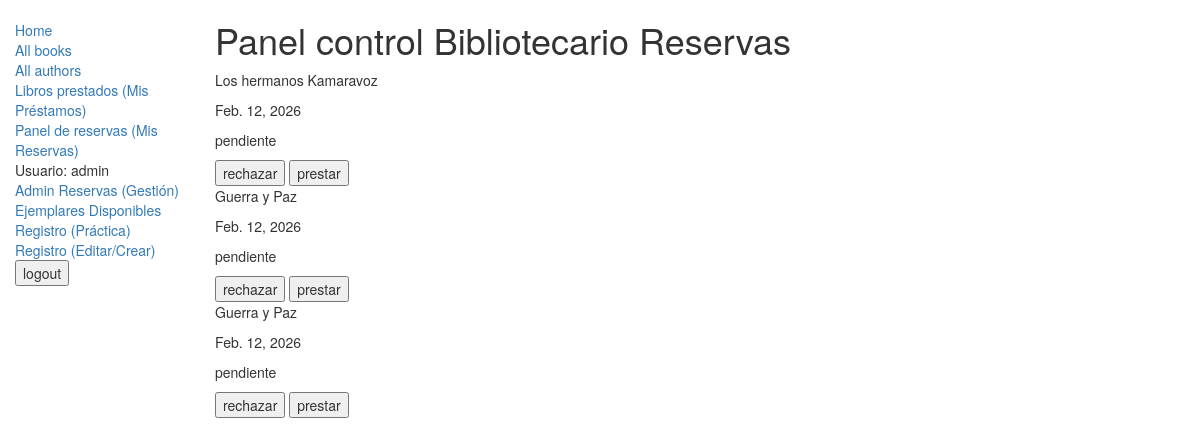
Screenshot of /catalog/ControlReservas/ (signed in) with the database file from the repository.
### catalog/models.py (models this page shows, shortened)
class Reservation(models.Model):
    usuario_reservador = models.ForeignKey(lector, on_delete=models.CASCADE, related_name="lectores", related_query_name="lectoresquery")
    book_instance = models.ForeignKey(BookInstance, on_delete=models.CASCADE, related_name= "ejemplares", related_query_name="ejemplaresquery")
    fecha_reserva = models.DateField(auto_now_add=True)
    estado = models.CharField(
        max_length=20,
        choices=[
            ('pendiente','Pendiente'),
            ('aprobada','Aprobada'),
            ('rechazada','Rechazada'),
        ],
        default='pendiente'
    )

class BookInstance(models.Model):
    id = models.UUIDField(primary_key = True, default=uuid.uuid4,help_text="id unico del ejemplar en toda la biblioteca")
    imprent = models.CharField(max_length= 200, help_text="Introduce el nombre de la editorial")
    due_back = models.DateField(null=True,blank = True)
    loan_status =(
            ("m","Maintenance"),
            ("o","on loan"),
            ("a","available"),
            ("r","reserverd")
        )
    pdf = models.FileField(upload_to="pdfs/", null=True, blank=True)
    video = models.FileField(upload_to="videos/", null=True , blank = True)
    book = models.ForeignKey(Book,on_delete = models.SET_NULL, null = True)
    lenguaje = models.ForeignKey("Language", on_delete = models.SET_NULL , null = True)
    status = models.CharField(max_length = 1, choices = loan_status, blank = True, default = "m",help_text = "Disponibilidad d del ejemplar")
    lector = models.ForeignKey("lector", on_delete= models.SET_NULL, null=True )
    portada = models.ImageField(upload_to="portadas/", null=True , blank=True)
    reservadores = models.ManyToManyField(
        "lector",
        through='Reservation',
        related_name='reservas'
    )
    class Meta:
        ordering = ["due_back"]

class Book(models.Model):
    title = models.CharField(max_length = 200, help_text= "Introduce el nombre del libro")
    author = models.ForeignKey("Author",on_delete = models.SET_NULL, null= True)
    summary = models.TextField(max_length = 1000 , help_text = "ingrese una breve descripcion del libro")
    genre = models.ManyToManyField(Genre,help_text = "Selecciona un genero")
    def display_genre(self):
        """
           crea un string para el admin
        """
        return " ".join([genre.name for genre in self.genre.all()])
    display_genre.shortDescription = "Genre"
    isbn = models.CharField("ISBN",max_length = 13,help_text = "13 Caracteres <a href='https://www.isbn-international.org/content/what-isbn'ISBN number</a>")

### catalog/views.py (the view)
# urls.py: path("ControlReservas/", views.PanelReservasAdmin.as_view(), name="adminReservas"),
class PanelReservasAdmin(PermissionRequiredMixin,generic.ListView):
    model = Reservation
    template_name = "catalog/reservasAdminControl.html"
    paginate_by = 4
    permission_required = "catalog.bibliotecario_poder"
    def get_queryset(self):
        return super().get_queryset().filter(estado__iexact="pendiente")

### catalog/templates/catalog/reservasAdminControl.html (shortened to what this page needs)
{%extends "base_generic.html"%}
{%block content%}
<h1>Panel control Bibliotecario Reservas</h1>
{%if object_list%}
{%for reserva in object_list%}
<p>{{reserva.book_instance.book.title}}</p>
<p>{{reserva.fecha_reserva}}</p>
<p>{{reserva.estado}}</p>
<form action="{%url 'control' reserva.pk %}" method="post">
    <input type="submit" name="rechazar" value="rechazar">
    <input type="submit" name="prestar" value="prestar">
</form>
{%endfor%}
{%else%}
<p>No hay reservas</p>
{%endif%}
{%endblock%}

### catalog/templates/base_generic.html (shortened to what this page needs)
<!DOCTYPE html>
<html lang="en">
<head>
  <link rel="stylesheet" href="https://maxcdn.bootstrapcdn.com/bootstrap/3.3.7/css/bootstrap.min.css">
  {% load static %}
  <link rel="stylesheet" href="{% static 'css/styles.css' %}">
</head>
<body>
  <div class="container-fluid">
    <div class="row">
      <div class="col-sm-2">
        {% block sidebar %}
        <ul class="sidebar-nav">
          <li><a href="{% url 'index' %}">Home</a></li>
          <li><a href="{%url 'listabooks' %}">All books</a></li>
          <li><a href="{% url 'listaauthors' %}">All authors</a></li>
          <li><a href="{% url 'prestados'%}">Libros prestados (Mis Préstamos)</a></li>
          <li><a href="{% url 'panelReservas'%}">Panel de reservas (Mis Reservas)</a></li>
          {%if user.is_authenticated%}
          <li>Usuario: {{user.get_username}}</li>
          {% if perms.catalog.bibliotecario_poder%}
          <li><a href="{%url 'adminReservas'%}">Admin Reservas (Gestión)</a></li>
          {%endif%}
          <li><a href="{% url 'ejemplaresDisp'%}">Ejemplares Disponibles</a></li>
          <li><a href="{% url 'registro2' %}">Registro (Práctica)</a></li>
          <li><a href="{% url 'editarCrear' %}">Registro (Editar/Crear)</a></li>
          <form action="{%url 'logout'%}" method="post">
            <input type="submit" value="logout">
          </form>
          {%else%}
          <li><a href="{%url 'registro'%}">Registro</a></li>
          <li><a href="{%url 'login'%}?next={% url 'index'%}">Login</a></li>
          {%endif%}
        </ul>
        {% endblock %}
      </div>
      <div class="col-sm-10 ">
        {% block content %}{% endblock %}
      </div>
    </div>
  </div>
</body>
</html>

### catalog/static/css/styles.css (style rules this page uses)
.sidebar-nav { margin-top: 20px; padding:0; list-style: none; }

### rows the page displays
Reservation: book_instance.book "Los hermanos Kamaravoz", fecha_reserva "Feb. 12, 2026", estado "pendiente"
Reservation: book_instance.book "Guerra y Paz", fecha_reserva "Feb. 12, 2026", estado "pendiente"
Reservation: book_instance.book "Guerra y Paz", fecha_reserva "Feb. 12, 2026", estado "pendiente"

### other values shown
{{ user.get_username }} "admin"
